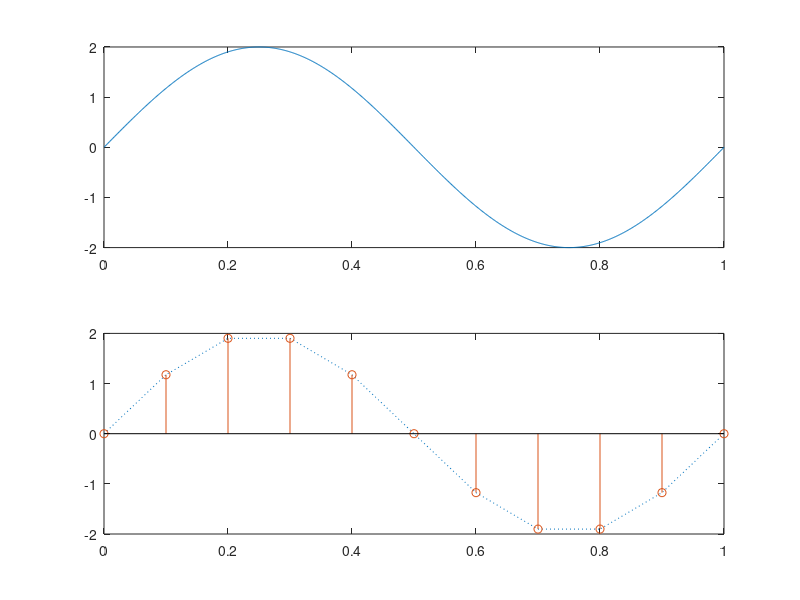

Recreate this plot in MATLAB. (Note: this script raises an error after producing the figure.)
clc; clear; close all;

%% Sampling theorem
f_max = 1;
t_max = 0:0.001:1;
y_max = 2 * sin(2 * pi * f_max * t_max);

f_sample = 10; % greater f_sample, smoother recovery
t_sample = 0:1 / f_sample:1;
y_sample = 2 * sin(2 * pi * f_max * t_sample);

subplot(2, 1, 1);
plot(t_max, y_max);
subplot(2, 1, 2);
plot(t_sample, y_sample, ':');
hold on;
stem(t_sample, y_sample);

%% Unit step as a function
x = -5:0.01:5;
y = unit_step(x - 1) - unit_step(x - 3);
plot(x, y);

function u = unit_step(x)
    u = x >= 0;
end

%% Integration
syms x;
disp(int(cos(x), x));
% function ^     ^ integrand `dx`

%% FIR filter
fp = [50, 80]; % passband frequency (Hz)
fs = [10, 120]; % stopband frequency (Hz)
sampling = 1000; % sampling frequency (Hz) | = 1 if already sampled
rs = 0.01; % stopband ripple

% If band filter is used, MATLAB will automatically create 1x2 matrix
wp = 2 * pi * fp / sampling;
ws = 2 * pi * fs / sampling;

% Type of window
As = -20 * log(rs); % stopband attenuation
t_width = abs(wp(1) - ws(1)); % transition width

if As <= 21
    disp('Rectangular window');
    N = ceil(4 * pi / t_width);

    if rem(N, 2) == 0
        N = N + 1;
    end

    wn = @(n)(1);

elseif As > 21 && As < 44
    disp('Hanning window');
    N = ceil(8 * pi / t_width);

    if rem(N, 2) == 0
        N = N + 1;
    end

    wn = @(n)(0.5 * (1 - cos(2 * pi * n / (N - 1))));

else
    disp('Hamming window');
    N = ceil(8 * pi / t_width);

    if rem(N, 2) == 0
        N = N + 1;
    end

    wn = @(n)(0.54 - 0.46 * cos(2 * pi * n / (N - 1)));

end

tao = (N - 1) / 2;

% Basic filter
hd = @(w, n)(1 / (2 * pi)) * exp(-w * tao * 1i) * exp(w * n * 1i);
hn = zeros(1, N);
syms w n z;

if length(fs) == 1 % Pass filters
    cutoff = (wp + ws) / 2; %wc

    if wp > ws
        disp('Highpass filter');

        for n = 0:N - 1
            hnd = double(int(hd(w, n), 'w', -pi, -cutoff) + int(hd(w, n), 'w', cutoff, pi));
            hn(n + 1) = hnd * wn(n);
        end

    else
        disp('Lowpass filter');
        syms w n z;

        for n = 0:N - 1
            hnd = double(int(hd(w, n), 'w', -cutoff, cutoff));
            hn(n + 1) = hnd * wn(n);
        end

    end

else % Band filters
    cutoff1 = (wp(1) + ws(1)) / 2;
    cutoff2 = (wp(2) + ws(2)) / 2;

    if wp(1) > ws(1)
        disp('Bandpass filter');

        for n = 0:N - 1
            hnd = double(int(hd(w, n), 'w', -cutoff2, -cutoff1) + int(hd(w, n), 'w', cutoff1, cutoff2));
            hn(n + 1) = hnd * wn(n);
        end

    else
        disp('Bandstop filter');

        for n = 0:N - 1
            hnd = double(int(hd(w, n), 'w', -pi, -cutoff2) + int(hd(w, n), 'w', -cutoff1, cutoff1) + int(hd(w, n), 'w', cutoff2, pi));
            hn(n + 1) = hnd * wn(n);
        end

    end

end

% Plot
m = 0:N - 1;
stem(m, hn);
